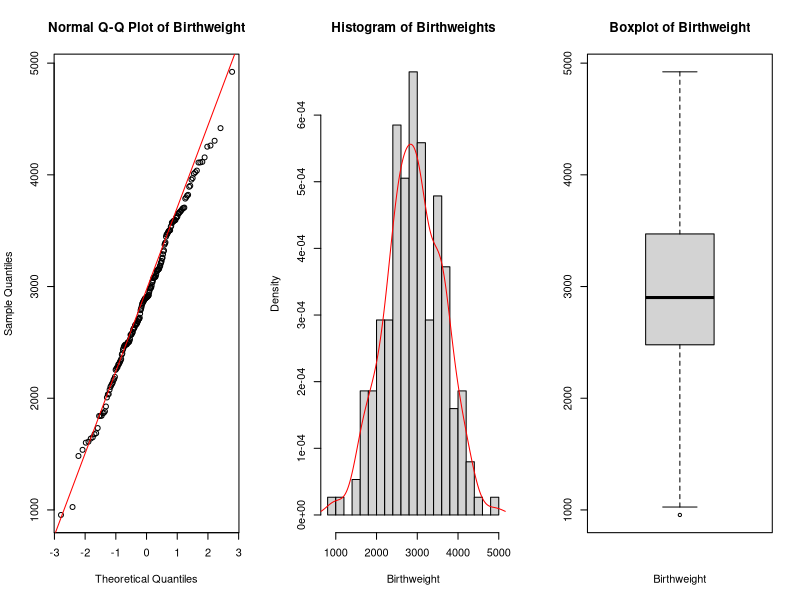
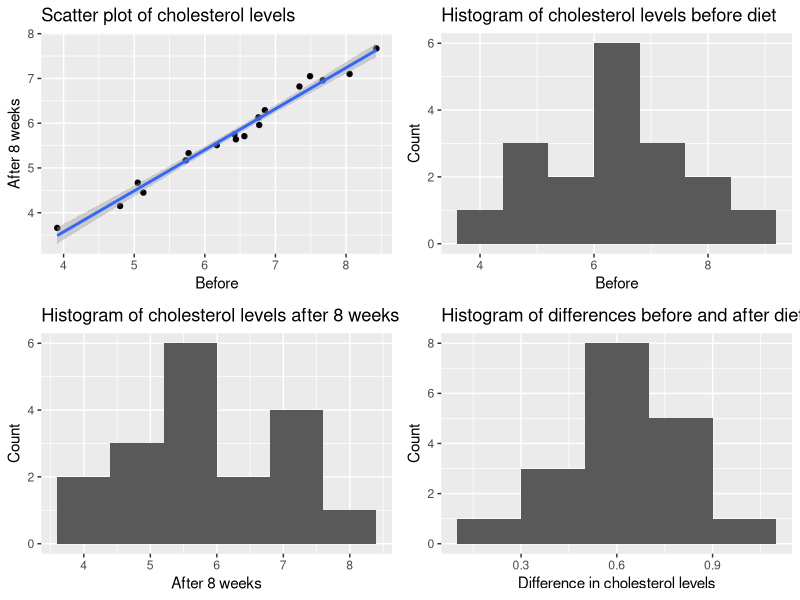
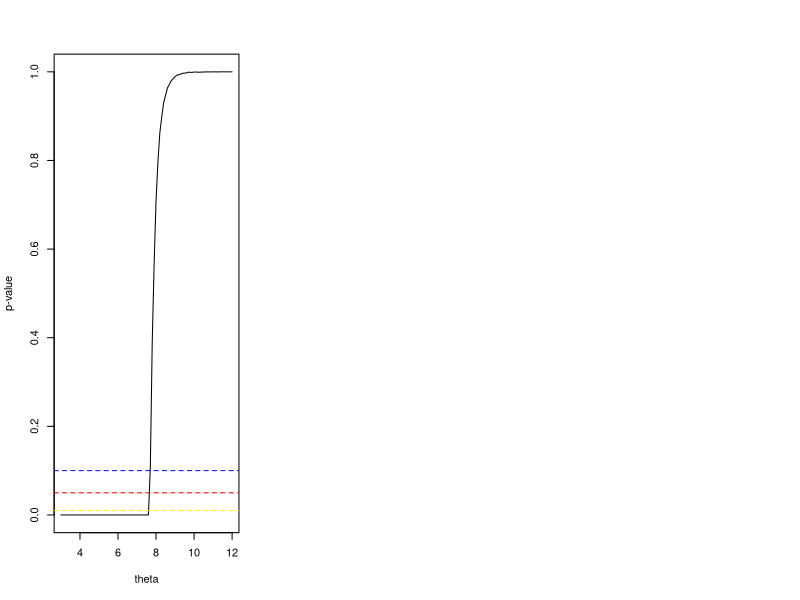
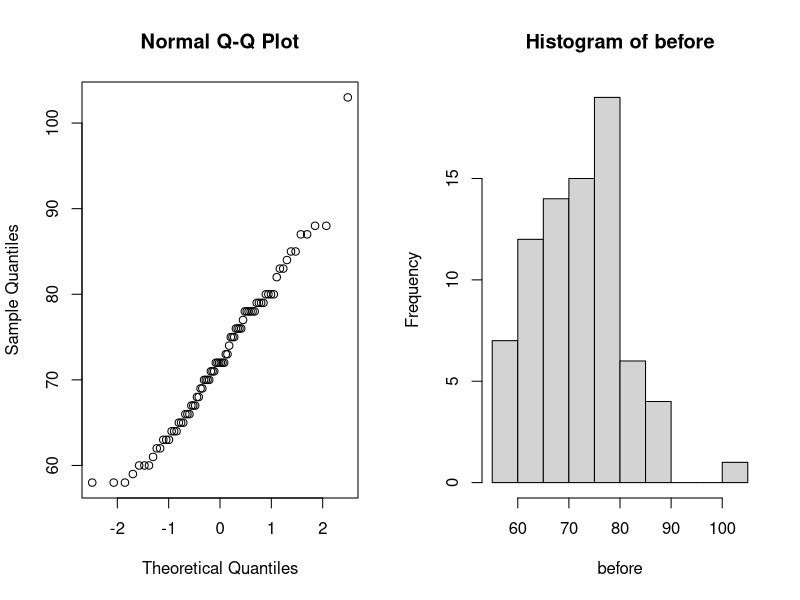
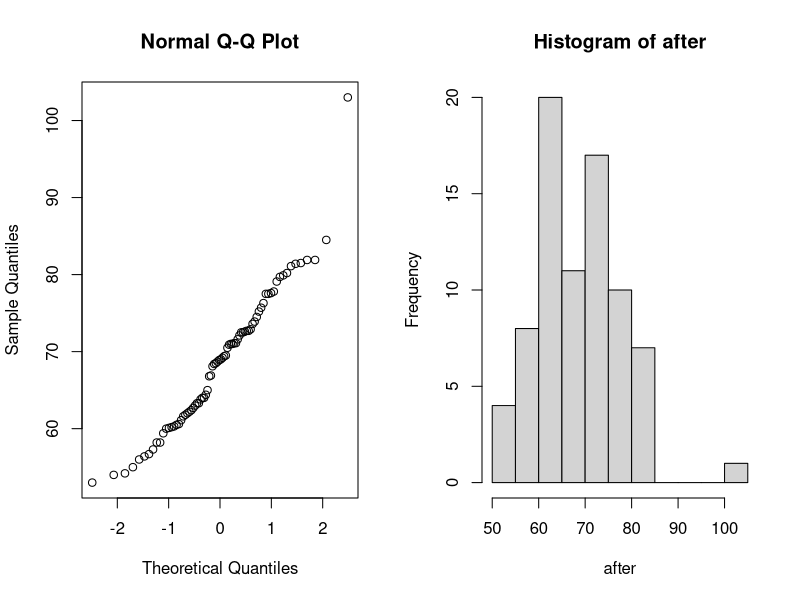
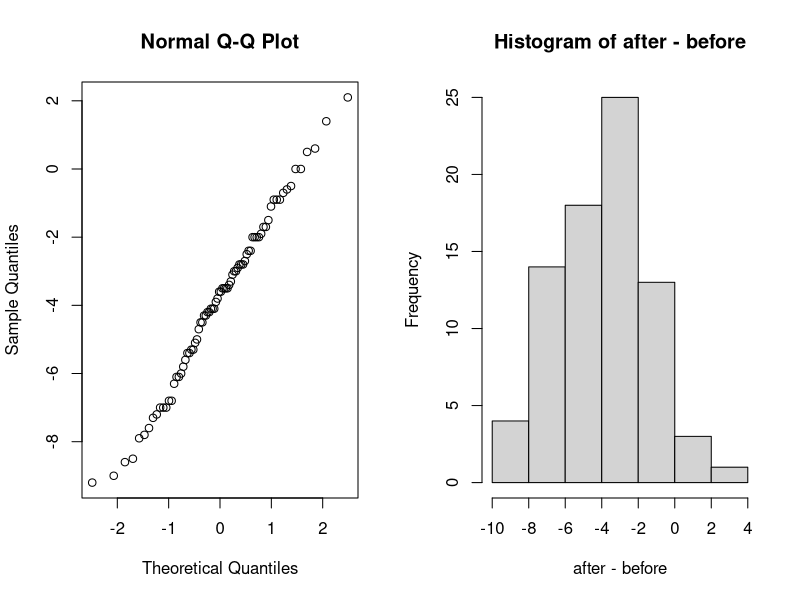
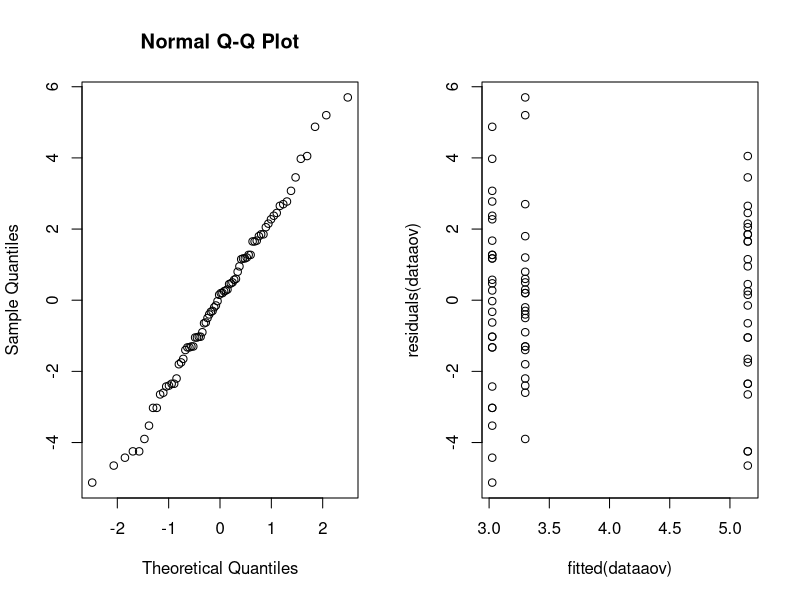
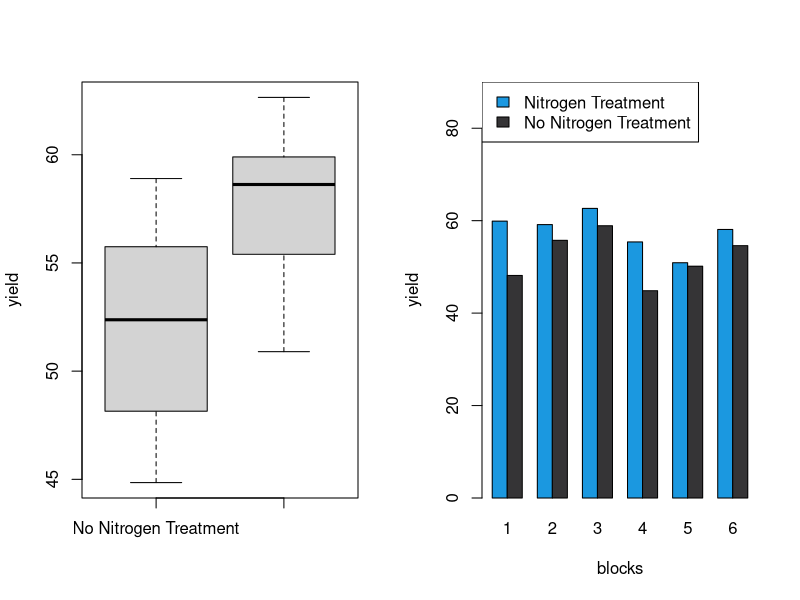

Generate these figures, in order, with R:
## ---- chunk 1
options(digits=3)
## ---- chunk 2
birthweight = read.table(file = "birthweight.txt", header = TRUE)
data= birthweight$birthweight

## ---- chunk 3
par(mfrow=c(1,3))
qqnorm(data, main = "Normal Q-Q Plot of Birthweight")
qqline(data,col=" red ")

# Check for normality with histogram
hist(x = data,breaks=15,main = "Histogram of Birthweights",
     xlab = " Birthweight ",freq = FALSE)
lines(x= density(x= data), col=" red ")

# Check for normality with boxplot
boxplot (data , main =" Boxplot of Birthweight ",
         xlab =" Birthweight ")#horizontal = TRUE)

## ---- chunk 4
shapiro.test(data)
## ---- chunk 5
# construct Confidence Interval
mu <- mean(data)
stnd <-sd(data)
CI <- 0.96
alpha <- 1-CI # Calculate the margin of error for a 95% confidence interval

z <- qnorm(1 - alpha/2) # 98th percentile of standard normal distribution
me <- z * stnd / sqrt(length(data)) # Calculate the margin of error
lower_ci = mu - me # Calculate the confidence interval
upper_ci = mu + me
cat("Confidence Interval: [", lower_ci, ", ", upper_ci, "]", sep = "")
## ---- chunk 6
# construct a bounded 96%-CI for mu(mean)
for (sample_size in 1:1000) {
  lower_bound = mu - z*stnd/sqrt(sample_size); upper_bound = mu + z*stnd/sqrt(sample_size)
  CI_length <- upper_bound - lower_bound
  if (CI_length <= 100) {
    break
  }
}
cat("sample_size",sample_size)
## ---- chunk 7
# Compute a bootstrap 96%-CI for mu and compare it to the above CI.
library(boot)
B <- 1000 # Choose number of bootstrap resamples
boot_data <- boot(data, statistic = function(data, i) mean(data[i]), R = B)
boot_ci <- boot.ci(boot_data, type = "perc", conf = 0.96)
lower_bound_boot_ci <- boot_ci$percent[[4]]
upper_bound_boot_ci <- boot_ci$percent[[5]]
cat("boot_CI Confidence Interval: [",
    lower_bound_boot_ci, ", ",
    upper_bound_boot_ci, "]", sep = "")
## ---- chunk 8
# Verify this claim by using a one side t-test
t.test(data, mu = 2800, alternative = "greater")
## ---- chunk 9
# sign test
binom.test(sum(data > 2800), n=length(data), p = 0.5, alternative = "greater")
## ---- chunk 10
B = 1000; n = 50
psign = numeric(B) # will contain P-values of sign test
pttest = numeric(B) # will contain P-values of T test

for(i in 1:B) {
  x = sample(data, n)
  pttest[i] = t.test(x, mu=2800, alt='greater')[[3]] # extract P-value
  psign[i] = binom.test(sum(x>2800), n, alt='greater')[[3]] # extract P-value
}
power_ttest = sum(pttest<0.05)/B
power_sign = sum(psign<0.05)/B
cat("the powers of the t-test: ", power_ttest, ",
    the powers of the sing test: ",
    power_sign, sep = "")
## ---- chunk 11
# Set the number of samples to take and the lower probability
n_samples = 1000
p_left = 0.25
# Create an empty vector to store the sample probabilities
sample_probabilities = numeric(n_samples)
# Take n_samples samples of size n_samples from the birthweight vector
# Calculate the proportion of samples that have a weight less than 2600 grams
# Store the sample proportion in the sample_probabilities vector
for(i in 1:n_samples){
  sample = sample(data, n_samples, replace = TRUE)
  sample_probabilities[i] = sum(sample < 2600)/n_samples
}
# Calculate the standard deviation of the sample proportions
sample_sd = sd(sample_probabilities)
# Calculate the mean of the sample proportions
p_hat = mean(sample_probabilities)
# margin of error
me = p_hat - p_left
# Calculate the upper confidence interval
p_right = p_hat + me
# Calculate the z-score
z = me / sqrt((p_hat*(1-p_hat))/length(data))
# Calculate the level of significance
alpha = (1 - pnorm(z))*2
# Calculate the confidence level
confidence_level = 1 - alpha

cat("Confidence Interval: [", p_left,
    ", ", p_right, "]",
    "confidence_level: ",
    confidence_level,
    sep = "")
## ---- chunk 12
male_means = c()
female_means = c()

for (i in 1:1000) {
  # Select 34 males and 28 females with birthweight < 2600 g
  male_2600 = sample(data< 2600, 34); female_2600 = sample(data[data < 2600], 28)
   # Select 61 males and 65 females with birthweight >= 2600 g
  male_others = sample(data[data >= 2600], 61); female_others = sample(data[data >= 2600], 65)
   # Combine the selected males and females with birthweight < 2600 g
  males = c(male_2600, male_others); females = c(female_2600, female_others)
  # Calculate the mean birthweight for males and females
  male_means = c(male_means, mean(males)); female_means = c(female_means, mean(females))
}
# Calculate the mean of the sample means for males and females
mean(male_means); mean(female_means)
# Perform a two-sample t-test assuming unequal variances
t.test(male_means, female_means)
## ---- chunk 13
#library('tidyverse')
cholesterol <- read.table("cholesterol.txt", header = TRUE)

library(ggplot2)

summary(cholesterol)

shapiro.test(cholesterol$Before) # accept null, data is normal

shapiro.test(cholesterol$After8weeks) # accept null, data is normal
# checking difference
diff <- cholesterol$Before - cholesterol$After8weeks
shapiro.test(diff) # accept null, data is normal
cor(cholesterol$Before, cholesterol$After8weeks)
## ---- chunk 14
# Regression the 2 variables are highly correlated
regplot <- ggplot(cholesterol, aes(x = Before, y = After8weeks)) +
  geom_point() +
  geom_smooth(method = "lm") +
  labs(x = "Before", y = "After 8 weeks", title = "Scatter plot of cholesterol levels")

# creating histograms
hist1 <- ggplot(cholesterol, aes(x = Before)) +
  geom_histogram(binwidth = 0.8) +
  labs(x = "Before",
       y = "Count",
       title = "Histogram of cholesterol levels before diet")



hist2 <- ggplot(cholesterol, aes(x = After8weeks)) +
  geom_histogram(binwidth = 0.8) +
  labs(x = "After 8 weeks",
       y = "Count",
       title = "Histogram of cholesterol levels after 8 weeks on diet")

hist3 <- ggplot(cholesterol, aes(x = Before - After8weeks)) +
  geom_histogram(binwidth = 0.2) +
  labs(
    x = "Difference in cholesterol levels",
       y = "Count",
       title = "Histogram of differences before and after diet")


## ---- chunk 15
#install.packages("gridExtra")
require(gridExtra)
#par(mfrow=c(1,4))
grid.arrange(regplot, hist1, hist2, hist3, ncol=2)
## ---- chunk 16
wilcox.test(cholesterol$Before, cholesterol$After8weeks, paired = TRUE)
#strong evidence to suggest that the margarine diet #had an effect on cholesterol levels.
## ---- chunk 17
theta_hat <- 2*mean(cholesterol$After8weeks) - 3 # Calculate estimate for theta
theta_hat
sigma <- sqrt((theta_hat-3)^2/12)

n <- length(cholesterol$After8weeks)
z <- qnorm(0.975)

lower <- theta_hat - z*(sigma/sqrt(n))
upper <- theta_hat + z*(sigma/sqrt(n))
c(lower, upper) #confidence interval

## ---- chunk 18
after = cholesterol$After8weeks
T <- function(x) max(x) # Define the test statistic function
theta_vals <- seq(3, 12, by = 0.1) # Set up the range of theta values to test

# Create a vector to store the p-values for each theta value
p_vals <- rep(NA, length(theta_vals))

# Perform the bootstrap test for each theta value
for (i in seq_along(theta_vals)) {
  # Generate bootstrap samples
  boot_samples <- replicate(10000, runif(18, min = 3, max = theta_vals[i]))
  # Calculate test statistics for bootstrap samples
  boot_t <- apply(boot_samples, 2, T)
  # Calculate p-value
  p_vals[i] <- mean(boot_t >= max(after))
}

# Plot the p-values as a function of theta
plot(theta_vals, p_vals, type = "l", xlab = "theta", ylab = "p-value")
abline(h = 0.01, col = "yellow", lty = 2)
abline(h = 0.05, col = "red", lty = 2)
abline(h = 0.1, col = "blue", lty = 2)


## ---- chunk 19

# Median test
binom.test(sum(cholesterol$After8weeks<6),length(cholesterol$After8weeks),p=0.5,alt="less")

binom.test(sum(cholesterol$After8weeks < 4.5), length(cholesterol$After8weeks), p = 0.25, alternative = "less", conf.level = 0.95)


## ---- chunk 20
data = read.table(file = "diet.txt", header = TRUE)
data$weight.lost=data$preweight-data$weight6weeks
## ---- chunk 21
before=data$preweight;after=data$weight6weeks
par(mfrow=c(1,2))

qqnorm(before)
hist(before)
qqnorm(after)
hist(after)
qqnorm(after-before)
hist(after-before)
t.test(before,after,paired=TRUE)
## ---- chunk 22
data$diet=factor(data$diet)
dataaov=lm(weight.lost~diet,data=data)
anova(dataaov)
## ---- chunk 23
par(mfrow=c(1,2)); qqnorm(residuals(dataaov))
plot(fitted(dataaov),residuals(dataaov))
## ---- chunk 24

summary(dataaov)

## ---- chunk 25
genderaov=lm(weight.lost~gender*diet,data=data)  
anova(genderaov)
## ---- chunk 26
preddata=data.frame(diet=c("1","2","3"))
predict(dataaov,preddata)


## ---- chunk 27
#install.packages('MASS')
library(MASS)
data(npk)
## ---- chunk 28
#Create a matrix of random plots
random_plots_matrix <- cbind(rep(1:24),rep(1:6, each = 4),
                             replicate(3, c(replicate(6, sample(c(1,1,0,0))))))
#Convert the matrix to a data frame
data_frame <- data.frame(random_plots_matrix)
#Set column names
header <- c("plot", "block", "N", "P", "K")
colnames(data_frame) <- header
#View the resulting data frame
head(data_frame)
## ---- chunk 29
par(mfrow=c(1,2))
# Subset the data to only include nitrogen treatment
npk_nitrogen  <- npk[npk$N == 1,]
# Calculate the average yield per block for nitrogen treatment
nitrogen_avg_yield  <- aggregate(yield ~ block, data = npk_nitrogen, FUN = mean)
# Subset the data to only include plots without nitrogen treatment
npk_no_nitrogen  <- npk[npk$N == 0,]
# Calculate the average yield per block for plots without nitrogen
#treatment
no_nitrogen_avg_yield  <- aggregate(yield ~ block, data = npk_no_nitrogen, FUN = mean)
# Make a boxplot comparing the average yield per block for nitrogen and no nitrogen
#treatments
boxplot(no_nitrogen_avg_yield$yield, nitrogen_avg_yield$yield,
        names = c("No Nitrogen Treatment", "Nitrogen Treatment"), ylab = "yield")
#legend("topleft", legend = c("Nitrogen Treatment", "No Nitrogen Treatment"))


avg_yield <- apply(cbind(nitrogen_avg_yield[[2]], no_nitrogen_avg_yield[[2]]),
                   1,
                   function(x) unname(unlist(x)))
rownames(avg_yield)<- c("nitrogen_avg_yield","no_nitrogen_avg_yield")

barplot(avg_yield, col = c("#1b98e0", "#353436"),beside = TRUE,
        xlab="blocks",ylab = "yield", ylim=c(0,90),
        names.arg=c("1", "2", "3", "4", "5", "6"))

legend("topleft", legend = c("Nitrogen Treatment", "No Nitrogen Treatment"),
       fill =c("#1b98e0", "#353436"))

## ---- chunk 30
par(mfrow=c(1,2))
# Check for normality with histogram
hist(x = npk$yield , breaks=7 ,main = "Histogram of yield",
     xlab = " yield ",freq = FALSE)
lines(x= density(x= npk$yield), col=" red ")

qqnorm(npk$yield)
qqline(npk$yield)

# Check for normality with boxplot
plot(yield ~ block + factor(N), data = npk)
# Shapiro-Wilk test
shapiro.test(npk$yield)

## ---- chunk 31
twoANOVA <- aov(yield ~ block * factor(N), data = npk)
summary(twoANOVA)
## ---- chunk 32
model1 = lm(yield ~ N:block + P + K,data=npk)
model2 = lm(yield ~ P:block + N + K,data=npk)
model3 = lm(yield ~ K:block + P + N,data=npk)

print('model 1: ')
anova(model1)
print('model 2: ')
anova(model2)
print('model 3: ')
anova(model3)


model_add = lm(yield ~ N+P+K+block, data=npk)
print('model all sum: ')
anova(model_add)


## ---- chunk 33
library(lme4)

npklmer= lmer(yield~N+(1|block), REML=FALSE, data=npk)
npklmer2=lmer(yield~(1|block), REML=FALSE, data=npk)
npkmaov=anova(npklmer2, npklmer)
npkmaov
